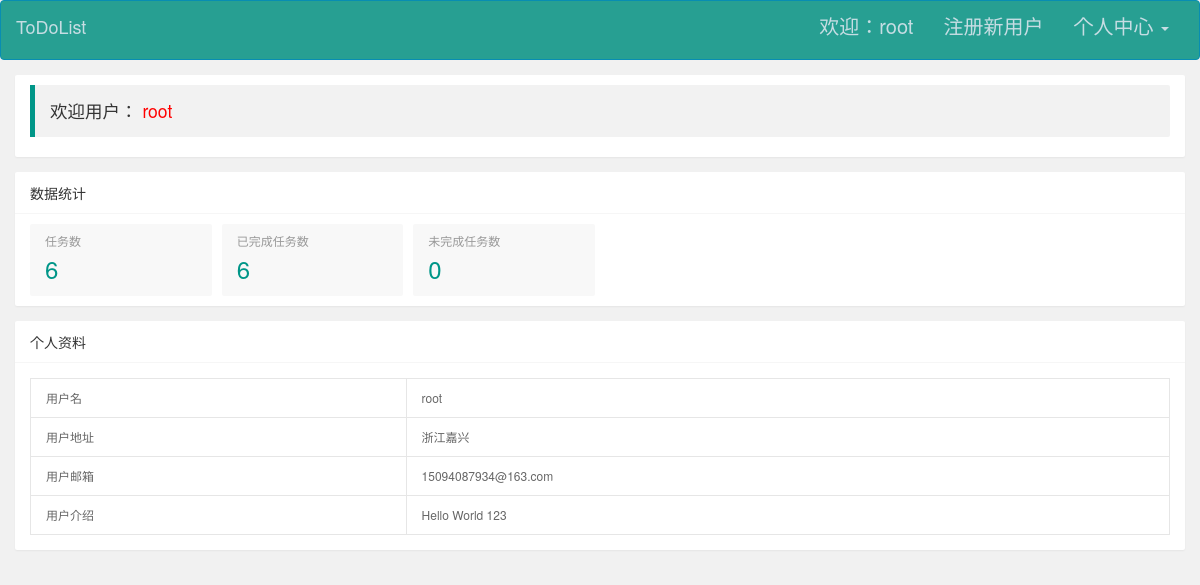
The app's page /user/7 (signed in) with its own data.
### app/models.py (models this page shows, shortened)
class User(UserMixin, db.Model):
    __tablename__ = 'users'
    id = db.Column(db.Integer, primary_key=True)
    username = db.Column(db.String(64), unique=True, nullable=False)
    email = db.Column(db.String(50))
    password_hash = db.Column(db.String(200))
    role_id = db.Column(db.Integer, db.ForeignKey('roles.id'))
    confirmed = db.Column(db.Boolean, default=False)
    name = db.Column(db.String(64))
    location = db.Column(db.String(64))  # 所在地
    about_me = db.Column(db.Text())  # 自我介绍
    create_time = db.Column(db.DateTime(), default=datetime.utcnow)
    last_seen = db.Column(db.DateTime(), default=datetime.utcnow)
    todos = db.relationship('Todo', backref='user')
    categories = db.relationship('Category', backref='user')
    @property
    def password(self):
        raise AttributeError('password is not a readable attribute')
    def todo_sumCount(self):
        todos = Todo.query.filter_by(user_id=current_user.id)
        i = 0
        for todo in todos:
            i += 1
        return i
    def todo_doneCount(self):
        todos = Todo.query.filter_by(user_id=current_user.id)
        i = 0
        for todo in todos:
            if todo.status == True:
                i += 1
        return i
    def todo_undoCount(self):
        todos = Todo.query.filter_by(user_id=current_user.id)
        i = 0
        for todo in todos:
            if todo.status != True:
                i += 1
        return i
    def __repr__(self):
        return '<User % r>' % self.username

class Todo(db.Model):
    __tablename__ = 'todos'
    id = db.Column(db.Integer, autoincrement=True, primary_key=True)
    content = db.Column(db.String(100))
    status = db.Column(db.Boolean, default=False)
    add_time = db.Column(db.DateTime, default=datetime.utcnow)
    user_id = db.Column(db.Integer, db.ForeignKey('users.id'))
    category_id = db.Column(db.Integer, db.ForeignKey('categories.id'))

### app/user/views.py (the view)
@user.route('/user/<id>')
@login_required
def get_userInfo(id):
    user = User.query.filter_by(id=id).first()
    print(user)
    if not user:
        abort(404)
    else:
        if user != current_user:
            abort(404)
        return render_template('user/user.html')

### app/auth/views.py (called while the page is built)
@auth.before_app_request
def before_request():
    if current_user.is_authenticated \
            and not current_user.confirmed \
            and request.endpoint[:5] != 'auth.' \
            and request.endpoint != 'static':
        return redirect(url_for('auth.unconfirmed'))

### app/models.py (called while the page is built)
@login_manager.user_loader
def load_user(user_id):
    return User.query.get(int(user_id))

### app/templates/user/user.html (shortened to what this page needs)
<!DOCTYPE html>
<html class="x-admin-sm">
<head>
    <link rel="stylesheet" href="https://cdn.jsdelivr.net/npm/bootstrap@3.3.7/dist/css/bootstrap.min.css">
    <link rel="stylesheet" href="{{ url_for('static',filename='css/font.css') }}">
    <link rel="stylesheet" href="{{ url_for('static',filename='css/xadmin.css') }}">
    <link rel="stylesheet" href="{{ url_for('static',filename='css/index.css') }}">
</head>
<body>
<nav id='box-nav' class="navbar navbar-inverse">
    <div class="container-fluid">
        <div class="navbar-header">
            <a class="navbar-brand" href="{{ url_for('auth.index') }}">ToDoList</a>
        </div>
        <div class="collapse navbar-collapse" id="bs-example-navbar-collapse-1">
            <ul class="nav navbar-nav navbar-right">
                {% if current_user.is_authenticated %}
                    <li>
                        <a href="{{ url_for('user.get_userInfo',id = current_user.id) }}">欢迎：{{ current_user.username }}</a>
                    </li>
                    <li><a href="{{ url_for('auth.register') }}">注册新用户</a></li>
                    <li class="dropdown">
                        <a href="#" class="dropdown-toggle" data-toggle="dropdown" role="button" aria-haspopup="true"
                           aria-expanded="false">个人中心 <span class="caret"></span></a>
                    </li>
                {% else %}
                    <li><a href="{{ url_for('auth.login') }}">登录</a></li>
                {% endif %}
            </ul>
        </div>
    </div>
</nav>
<div class="layui-fluid">
    <div class="layui-row layui-col-space15">
        <div class="layui-col-md12">
            <div class="layui-card">
                <div class="layui-card-body ">
                    <blockquote class="layui-elem-quote">欢迎用户：
                        <span class="x-red">{{ current_user.username }}</span>
                    </blockquote>
                </div>
            </div>
        </div>
        <div class="layui-col-md12">
            <div class="layui-card">
                <div class="layui-card-header">数据统计</div>
                <div class="layui-card-body ">
                    <ul class="layui-row layui-col-space10 layui-this x-admin-carousel x-admin-backlog">
                        <li class="layui-col-md2 layui-col-xs6">
                            <a href="{{ url_for('todo.list') }}" class="x-admin-backlog-body">
                                <h3>任务数</h3>
                                <p>
                                    <cite>{{ current_user.todo_sumCount() }}</cite></p>
                            </a>
                        </li>
                        <li class="layui-col-md2 layui-col-xs6">
                            <a href="{{ url_for('todo.checkDone') }}" class="x-admin-backlog-body">
                                <h3>已完成任务数</h3>
                                <p>
                                    <cite>{{ current_user.todo_doneCount() }}</cite></p>
                            </a>
                        </li>
                        <li class="layui-col-md2 layui-col-xs6">
                            <a href="{{ url_for('todo.checkUndo') }}" class="x-admin-backlog-body">
                                <h3>未完成任务数</h3>
                                <p>
                                    <cite>{{ current_user.todo_undoCount() }}</cite></p>
                            </a>
                        </li>
                    </ul>
                </div>
            </div>
        </div>
        <div class="layui-col-md12">
            <div class="layui-card">
                <div class="layui-card-header">个人资料</div>
                <div class="layui-card-body ">
                    <table class="layui-table">
                        <tbody>
                        <tr>
                            <th>用户名</th>
                            <td>{{ current_user.username }}</td>
                        </tr>
                        <tr>
                            <th>用户地址</th>
                            <td>
                                {{ current_user.location }}
                            </td>
                        </tr>
                        <tr>
                            <th>用户邮箱</th>
                            <td>
                                {{ current_user.email }}
                            </td>
                        </tr>
                        <tr>
                            <th>用户介绍</th>
                            <td>
                                {{ current_user.about_me }}
                            </td>
                        </tr>
                        </tbody>
                    </table>
                </div>
            </div>
        </div>
    </div>
</div>
</body>
</html>

### app/static/css/xadmin.css (style rules this page uses)
* { margin: 0px; padding: 0px; font-family: "Helvetica Neue", Helvetica, Arial, sans-serif; }
a { text-decoration: none; }
html { width: 100%; height: 100%; overflow-x: hidden; overflow-y: auto; }
body { width: 100%; min-height: 100%; background: #f1f1f1; }
.x-red { color: red; }
.layui-fluid { padding: 15px; }
.x-admin-carousel, .layui-carousel, .x-admin-carousel > [carousel-item] > * { background-color: #fff }
.x-admin-backlog .x-admin-backlog-body { display: block; padding: 10px 15px; background-color: #f8f8f8; color: #999; border-radius: 2px; transition: all .3s; -webkit-transition: all .3s }
.x-admin-backlog-body h3 { padding-bottom: 10px; font-size: 12px }
.x-admin-backlog-body p cite { font-style: normal; font-size: 30px; font-weight: 300; color: #009688 }
.layui-table td, .layui-table th { min-width: 80px; }
table th, table td { word-break: break-all; }
.x-admin-sm { font-size: 12px; }
.x-admin-sm body { font-size: 12px; }
.x-admin-sm .layui-table td, .x-admin-sm .layui-table th { font-size: 12px; }
.x-admin-sm .x-admin-backlog-body p cite { font-size: 24px; }

### app/static/css/index.css (style rules this page uses)
#box-nav { margin-bottom: 0px; }
.navbar-inverse { background-color: #279f92; border-color: #088db2; height: 60px; font-size: 20px; }
.navbar-inverse .navbar-brand { color: #c6dde3; }
.navbar-inverse .navbar-nav > li > a { color: #c6dde3; }
.navbar-inverse .navbar-collapse, .navbar-inverse .navbar-form { border-color: #c6dde3; }

### records on screen
User: username "root", location "浙江嘉兴", email "15094087934@163.com", about_me "Hello World 123"
Todo: todo_doneCount "6", todo_undoCount "0"

### other values on screen
{{ current_user.todo_sumCount() }} "6"
